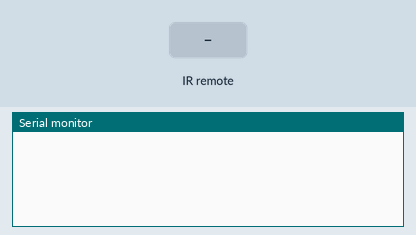
The sketch below on a simulated Arduino Uno, built with avr-gcc and run on an emulated ATmega328P. Parts: the last lines printed to the serial monitor. The test bench sets the inputs (shaded band).

Above: at 1.2 s.
1.3 s: infrared code 0xB946FF00 received
At 2.1 s:
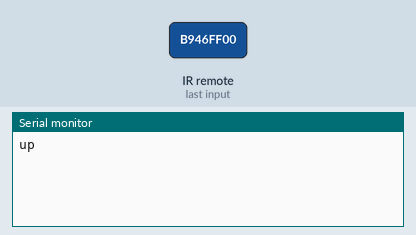
2.8 s: infrared code 0xEA15FF00 received
At 3.2 s:
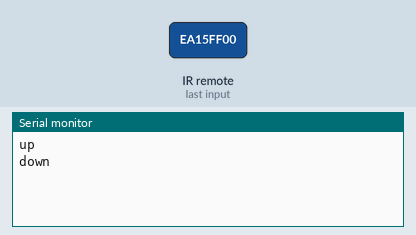
4.3 s: infrared code 0xBB44FF00 received
At 5.5 s:
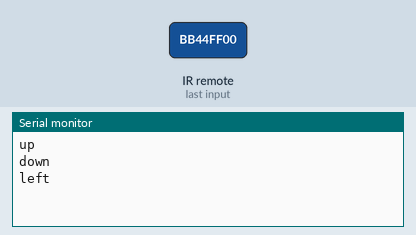
5.8 s: infrared code 0xBC43FF00 received
At 6.7 s:
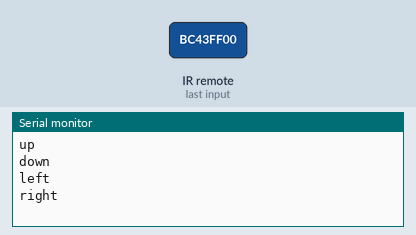

Measured:
- after the input at 1.3 s, the serial monitor: prints a new line at once (image 1)
- after the input at 2.8 s, the serial monitor: prints a new line at once (image 2)
- after the input at 4.3 s, the serial monitor: prints a new line at once (image 3)
- after the input at 5.8 s, the serial monitor: prints a new line at once (image 4)

The sketch:

Irtestv1.ino
```cpp
#include "IRremote.h"

int receiver = 12; // Signal Pin of IR receiver to Arduino Digital Pin


void setup()
{
  Serial.begin(9600);
  IrReceiver.begin(receiver, ENABLE_LED_FEEDBACK); // Start the receiver
}

void loop()
{
  if (IrReceiver.decode()) // have we received an IR signal?
  {
    if (IrReceiver.decodedIRData.decodedRawData == 3108437760) {  //vol+ button, uses raw value instead of hex
      Serial.println("up");
    }
    else if (IrReceiver.decodedIRData.decodedRawData == 3927310080) { //vol- button
      Serial.println("down");
    }
    else if (IrReceiver.decodedIRData.decodedRawData == 3141861120) { //skip to start button
      Serial.println("left");
    }
    else if (IrReceiver.decodedIRData.decodedRawData == 3158572800) { //skip to end button
      Serial.println("right");
    }
    //Serial.println(IrReceiver.decodedIRData.decodedRawData);
    IrReceiver.resume();
  }
}
```
